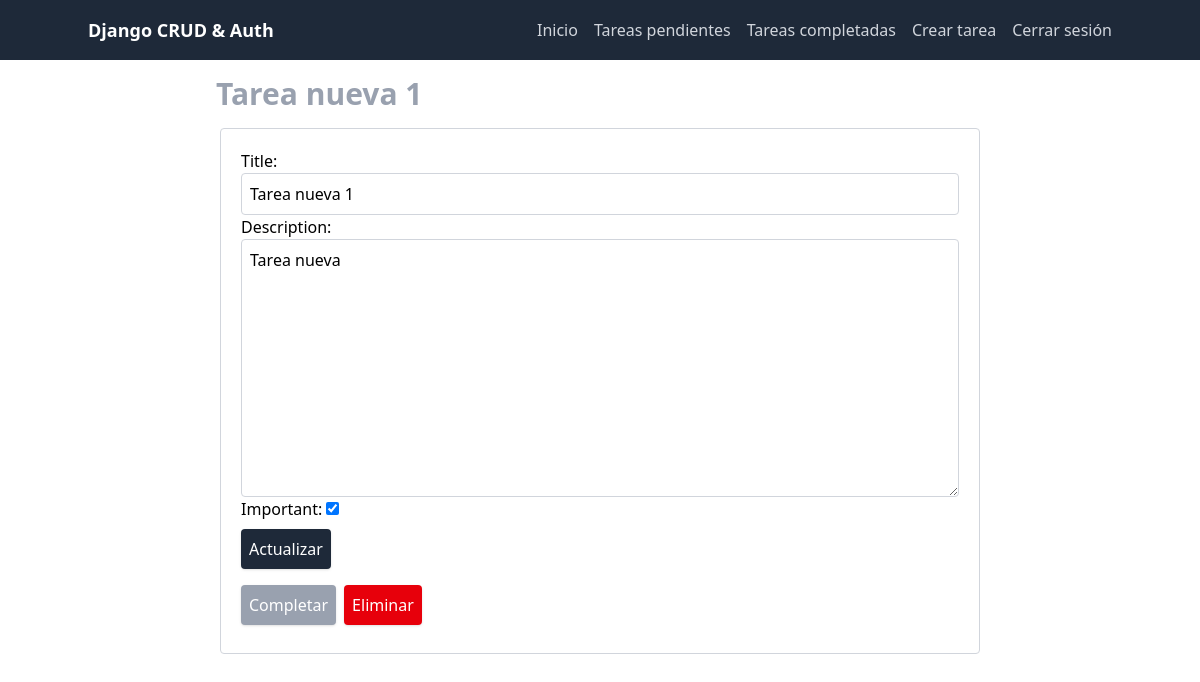
Page /tasks/8/ (signed in) on the earlier database version.
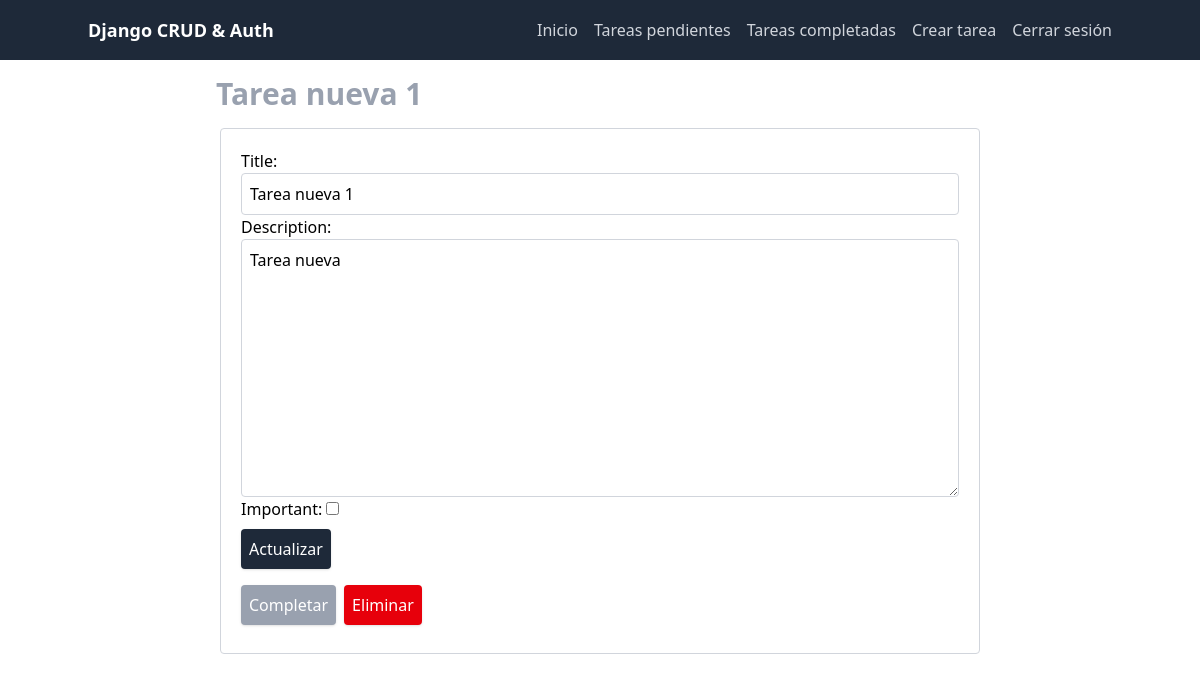
Same page on the later database version.
### tasks/models.py (models this page shows, shortened)
class Task(models.Model):
    title = models.CharField(max_length=100)
    description = models.TextField(blank=True)
    created = models.DateTimeField(auto_now_add=True)
    completed = models.DateTimeField(null=True, blank=True)
    important = models.BooleanField(default=False)
    user = models.ForeignKey(User, on_delete=models.CASCADE)

### tasks/views.py (the view, shortened to what this page needs)
# urls.py: path('tasks/<int:id>/', views.show, name='show'),
@login_required
def show(request, id):
    task = get_object_or_404(Task, pk=id, user=request.user)
    if request.method == 'GET':
        form = TaskForm(instance=task)
        return render(request, 'tasks/show.html', {
            'task': task,
            'form': form,
        })

### tasks/forms.py
class TaskForm(forms.ModelForm):
    class Meta:
        model = Task
        fields = [
            'title',
            'description',
            'important'
        ]
        widgets = {
            'title': forms.TextInput(
                attrs={ 'class': 'w-full block p-2 border border-gray-300 rounded' }
            ),
            'description': forms.Textarea(
                attrs={ 'class': 'w-full block p-2 border border-gray-300 rounded' }
            ),
        }

### tasks/templates/tasks/show.html (shortened to what this page needs)
{% extends 'template.html' %}
{% block content %}
    <div class="grid grid-cols-6">
        <div class="col-start-2 col-span-4">
            <h1 class="text-3xl font-bold mb-4 mx-4 mt-4 text-gray-400">{{ task.title }}</h1>
            <div class="block border border-gray-300 rounded mx-5 p-5">
                <form method="POST">
                    {{ form.as_p }}
                    <button class="cursor-pointer my-2 bg-gray-800 text-white p-2 rounded shadow">
                        Actualizar
                    </button>
                </form>
                <div class="flex gap-2">
                    <form action="{% url 'complete' task.id %}" method="POST">
                        <button class="cursor-pointer my-2 bg-gray-400 text-white p-2 rounded shadow">
                            Completar
                        </button>
                    </form>
                    <form action="{% url 'delete' task.id %}" method="POST">
                        <button class="cursor-pointer my-2 bg-red-600 text-white p-2 rounded shadow">
                            Eliminar
                        </button>
                    </form>
                </div>
            </div>
        </div>
    </div>
{% endblock %}

Differences in the rows shown:
changed Task "Tarea nueva 1": important "☑" → "☐"
